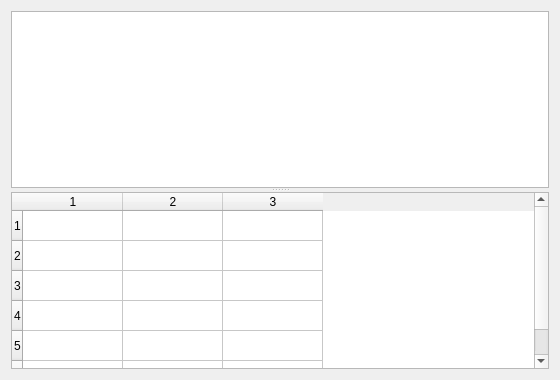
<?xml version="1.0" encoding="UTF-8"?>
<ui version="4.0"><class>Dialog</class><widget class="QDialog" name="Dialog"><property name="geometry"><rect><x>0</x><y>0</y><width>560</width><height>380</height></rect></property><property name="windowTitle"><string>#122 mixed/207_splitter_v</string></property><layout class="QVBoxLayout" name="verticalLayout"><property name="leftMargin"><number>11</number></property><property name="topMargin"><number>11</number></property><property name="rightMargin"><number>11</number></property><property name="bottomMargin"><number>11</number></property><property name="spacing"><number>6</number></property><item><widget class="QSplitter" name="splitter"><property name="orientation"><enum>Qt::Orientation::Vertical</enum></property><widget class="QListWidget" name="topList"></widget><widget class="QTableWidget" name="bottomTable"><property name="rowCount"><number>6</number></property><property name="columnCount"><number>3</number></property></widget></widget></item></layout></widget></ui>
